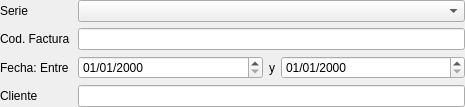
<?xml version="1.0" encoding="UTF-8"?>
<ui version="4.0">
 <class>Form</class>
 <widget class="QWidget" name="Form">
  <property name="geometry">
   <rect>
    <x>0</x>
    <y>0</y>
    <width>465</width>
    <height>98</height>
   </rect>
  </property>
  <property name="windowTitle">
   <string>Form</string>
  </property>
  <layout class="QGridLayout" name="gridLayout">
   <property name="margin">
    <number>0</number>
   </property>
   <item row="0" column="0">
    <widget class="QLabel" name="label">
     <property name="sizePolicy">
      <sizepolicy hsizetype="Maximum" vsizetype="Preferred">
       <horstretch>0</horstretch>
       <verstretch>0</verstretch>
      </sizepolicy>
     </property>
     <property name="text">
      <string>Serie</string>
     </property>
    </widget>
   </item>
   <item row="3" column="1" colspan="3">
    <widget class="DBLineEdit" name="dbLineEdit_2">
     <property name="fieldName">
      <string>nombre</string>
     </property>
    </widget>
   </item>
   <item row="3" column="0">
    <widget class="QLabel" name="label_5">
     <property name="sizePolicy">
      <sizepolicy hsizetype="Maximum" vsizetype="Preferred">
       <horstretch>0</horstretch>
       <verstretch>0</verstretch>
      </sizepolicy>
     </property>
     <property name="text">
      <string>Cliente</string>
     </property>
    </widget>
   </item>
   <item row="2" column="1">
    <widget class="DBDateTimeEdit" name="dbDateTimeEdit">
     <property name="displayFormat">
      <string>dd/MM/yyyy</string>
     </property>
     <property name="fieldName">
      <string>fecha</string>
     </property>
    </widget>
   </item>
   <item row="2" column="0">
    <widget class="QLabel" name="label_3">
     <property name="sizePolicy">
      <sizepolicy hsizetype="Maximum" vsizetype="Preferred">
       <horstretch>0</horstretch>
       <verstretch>0</verstretch>
      </sizepolicy>
     </property>
     <property name="text">
      <string>Fecha: Entre </string>
     </property>
    </widget>
   </item>
   <item row="2" column="3">
    <widget class="DBDateTimeEdit" name="dbDateTimeEdit_2">
     <property name="displayFormat">
      <string>dd/MM/yyyy</string>
     </property>
     <property name="fieldName">
      <string>fecha</string>
     </property>
    </widget>
   </item>
   <item row="2" column="2">
    <widget class="QLabel" name="label_4">
     <property name="sizePolicy">
      <sizepolicy hsizetype="Maximum" vsizetype="Preferred">
       <horstretch>0</horstretch>
       <verstretch>0</verstretch>
      </sizepolicy>
     </property>
     <property name="text">
      <string>y</string>
     </property>
    </widget>
   </item>
   <item row="0" column="1" colspan="3">
    <widget class="DBComboBox" name="dbComboBox">
     <property name="fieldName">
      <string>idserie</string>
     </property>
     <property name="listTableModel">
      <string>seriesfacturacion</string>
     </property>
     <property name="listColumnName">
      <string>descripcion</string>
     </property>
     <property name="listSqlFilter">
      <string>serieventa=true</string>
     </property>
     <property name="listColumnToSave">
      <string>id</string>
     </property>
    </widget>
   </item>
   <item row="1" column="1" colspan="3">
    <widget class="DBLineEdit" name="dbLineEdit">
     <property name="fieldName">
      <string>codfactura</string>
     </property>
    </widget>
   </item>
   <item row="1" column="0">
    <widget class="QLabel" name="label_2">
     <property name="sizePolicy">
      <sizepolicy hsizetype="Maximum" vsizetype="Preferred">
       <horstretch>0</horstretch>
       <verstretch>0</verstretch>
      </sizepolicy>
     </property>
     <property name="text">
      <string>Cod. Factura</string>
     </property>
    </widget>
   </item>
  </layout>
 </widget>
 <customwidgets>
  <customwidget>
   <class>DBComboBox</class>
   <extends>QComboBox</extends>
   <header>widgets/dbcombobox.h</header>
  </customwidget>
  <customwidget>
   <class>DBDateTimeEdit</class>
   <extends>QDateTimeEdit</extends>
   <header>widgets/dbdatetimeedit.h</header>
  </customwidget>
  <customwidget>
   <class>DBLineEdit</class>
   <extends>QLineEdit</extends>
   <header>widgets/dblineedit.h</header>
  </customwidget>
 </customwidgets>
 <resources/>
 <connections/>
</ui>
